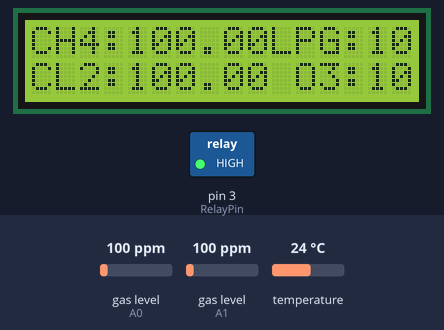
This sketch was run on a simulated Arduino Uno, built with avr-gcc and run on an emulated ATmega328P. Shown: 16×2 character LCD, switched loads named in the sketch (green lamp = pin HIGH). Inputs (shaded band) come from the test bench; at power-on: gas level (sensors on A0, A1) 100 ppm, temperature 24 °C. The local clock reads 2024-03-15 10:24:30 at power-on unless the sketch sets it; what the sketch prints to the serial monitor is not drawn.

Above: at 2.2 s.
2.3 s: gas level (sensor on A0) set to 20 ppm
At 3.5 s:
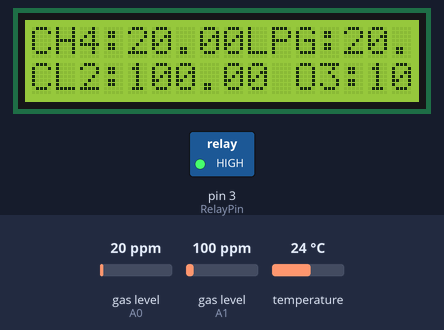
4.7 s: gas level (sensor on A1) set to 20 ppm
At 6.0 s:
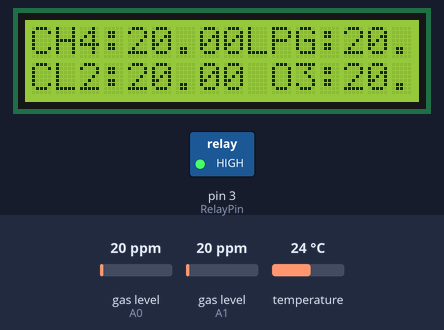
6.8 s: gas level (sensor on A0) set to 250 ppm
At 8.4 s:
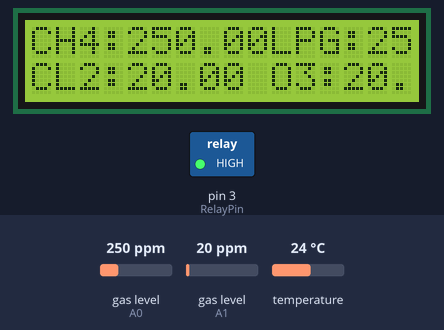
8.9 s: gas level (sensor on A1) set to 250 ppm
At 9.8 s:
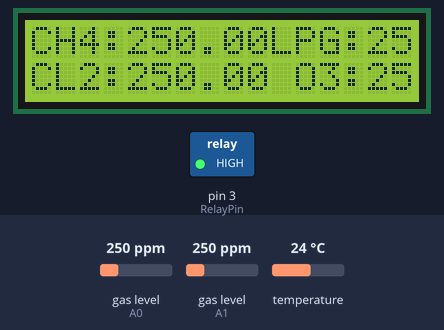
11.0 s: gas level (sensor on A0) set to 500 ppm
At 12.5 s:
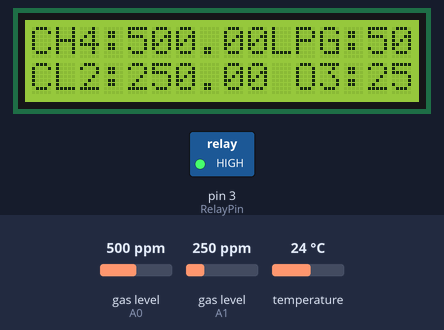
13.1 s: gas level (sensor on A1) set to 500 ppm
At 15.1 s:
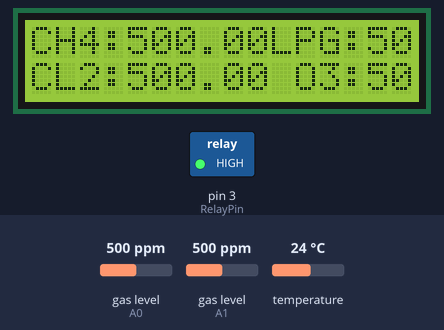
Timing chart, 0 to 16.2 s (numbered marks = the images above; inputs shaded):
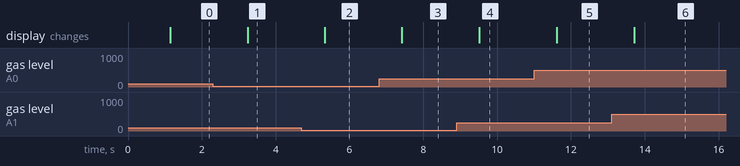

Measured:
- after the input at 2.3 s, the display: changes after 0.94 s (image 1)
- after the input at 4.7 s, the display: changes after 0.63 s (image 2)
- after the input at 6.8 s, the display: changes after 0.62 s (image 3)
- after the input at 8.9 s, the display: changes after 0.62 s (image 4)
- after the input at 11.0 s, the display: changes after 0.61 s (image 5)
- after the input at 13.1 s, the display: changes after 0.61 s (image 6)

The sketch:

FITa.ino
```cpp
#include "GasSensorSystem.h"

GasSensorSystem gasSystem;

void setup() {
  gasSystem.setup();
}

void loop() {
  gasSystem.update();
}
```

GasSensorSystem.cpp
```cpp
#include "GasSensorSystem.h"

GasSensorSystem::GasSensorSystem() :
  MQ6(Board, Voltage_Resolution, ADC_BIT_RESOLUTION, MQ6_PIN, MQ6_TYPE),
  MQ131(Board, Voltage_Resolution, ADC_BIT_RESOLUTION, MQ131_PIN, MQ131_TYPE),
  lcd(0x27, 16, 2) {}

void GasSensorSystem::setup() {
  Serial.begin(9600);
  pinMode(RelayPin, OUTPUT);
  Wire.begin();

  lcd.init();
  lcd.backlight();
  lcd.clear();
  lcd.setCursor(0, 0);
  lcd.print("Calibrating...");
  Serial.println("Calibrating please wait");

  if (!rtc.begin()) {
    lcd.print("RTC gagal");
    while (1);
  }

  MQ6.init(); MQ6.setRegressionMethod(1);
  MQ131.init(); MQ131.setRegressionMethod(1);
  calibrateSensors();

  Serial.println("Calibration selesai.");
  Serial.println("|  LPG  |  CH4 |  CL2  |  O3   |");

  digitalWrite(RelayPin, LOW); delay(500);
  digitalWrite(RelayPin, HIGH); delay(500);
}

void GasSensorSystem::calibrateSensors() {
  float MQ6calcR0 = 0, MQ131calcR0 = 0;
  for (int i = 0; i <= 10; i++) {
    MQ6.update(); MQ131.update();
    MQ6calcR0 += MQ6.calibrate(RatioMQ6CleanAir);
    MQ131calcR0 += MQ131.calibrate(RatioMQ131CleanAir);
  }
  MQ6.setR0(MQ6calcR0 / 20);
  MQ131.setR0(MQ131calcR0 / 20);
}

void GasSensorSystem::readGases() {
  MQ6.update();
  MQ131.update();

  MQ6.setA(2127.2); MQ6.setB(-2.526); LPG = MQ6.readSensor();
  MQ6.setA(1009.2); MQ6.setB(-2.35);  CH4 = MQ6.readSensor();
  MQ131.setA(47.209); MQ131.setB(-1.186); CL2 = MQ131.readSensor();
  MQ131.setA(23.943); MQ131.setB(-1.11);  O3 = MQ131.readSensor();
}

void GasSensorSystem::displayReadings() {
  Serial.print("|  "); Serial.print(LPG);
  Serial.print(" | "); Serial.print(CH4);
  Serial.print(" |  "); Serial.print(CL2);
  Serial.print(" |  "); Serial.print(O3);
  Serial.println(" |");

  lcd.clear();
  lcd.setCursor(0, 0);
  lcd.print("CH4:"); lcd.print(CH4, 2);
  lcd.print("LPG:"); lcd.print(LPG, 2);

  lcd.setCursor(0, 1);
  lcd.print("CL2:"); lcd.print(CL2, 2);
  lcd.print(" O3:");  lcd.print(O3, 2);
}

void GasSensorSystem::update() {
  DateTime now = rtc.now();  // Time usage if needed
  float tempC = rtc.getTemperature();

  readGases();
  displayReadings();

  delay(1000); // Sampling rate
}
```

GasSensorSystem.h
```cpp
#ifndef GASSENSORSYSTEM_H
#define GASSENSORSYSTEM_H

#include <Wire.h>
#include <RTClib.h>
#include <MQUnifiedsensor.h>
#include <LiquidCrystal_I2C.h>

#define Board                 "Arduino Uno"
#define Voltage_Resolution    5
#define ADC_BIT_RESOLUTION    10
#define MQ6_PIN               A0
#define MQ131_PIN             A1
#define MQ6_TYPE              "MQ6"
#define MQ131_TYPE            "MQ131"
#define RatioMQ6CleanAir      10
#define RatioMQ131CleanAir    15
#define RelayPin              3

class GasSensorSystem {
  public:
    GasSensorSystem();
    void setup();
    void update();

  private:
    MQUnifiedsensor MQ6;
    MQUnifiedsensor MQ131;
    RTC_DS3231 rtc;
    LiquidCrystal_I2C lcd;

    float LPG, CH4, CL2, O3;
    void calibrateSensors();
    void displayReadings();
    void readGases();
};

#endif
```
